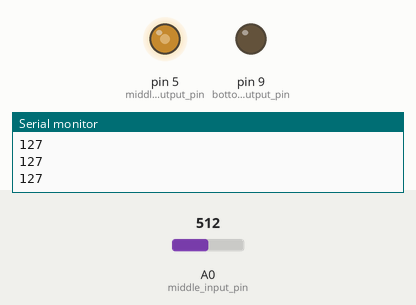
Recording of a sketch running on a simulated Arduino Uno, built with avr-gcc and run on an emulated ATmega328P. Parts: output pins drawn as LEDs (lit = HIGH), the last lines printed to the serial monitor. The inputs (shaded band) are chosen by the test bench; at power-on: A0 (middle_input_pin) = 512.

Above: at 1.2 s.
1.3 s: A0 (middle_input_pin) set to 716
At 2.5 s:
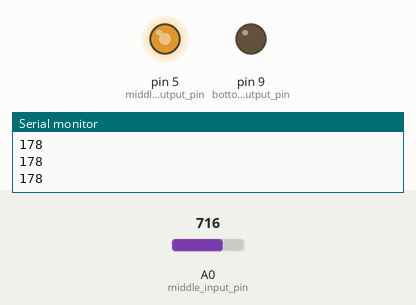
2.8 s: A0 (middle_input_pin) set to 900
At 3.9 s:
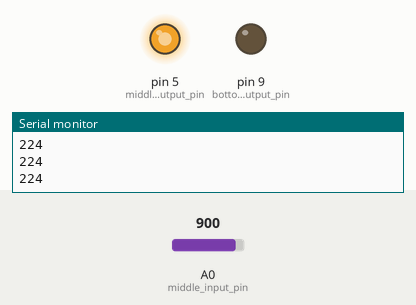
4.3 s: A0 (middle_input_pin) set to 230
At 4.9 s:
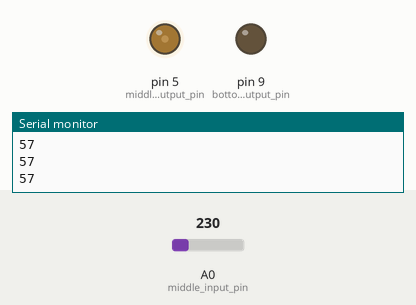
5.8 s: A0 (middle_input_pin) set to 0
At 6.1 s:
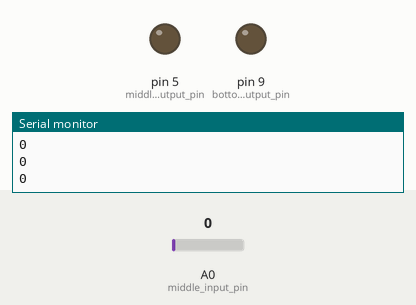
7.3 s: A0 (middle_input_pin) set to 511
At 8.4 s:
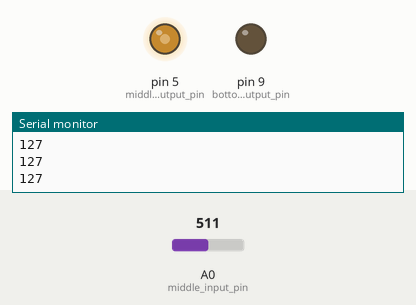
Timing chart, 0 to 9.8 s (numbered marks = the images above; inputs shaded):
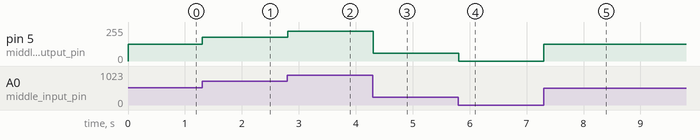

Measured:
- after the input at 1.3 s, pin 5 (middle_output_pin): 127/255 → 178/255 at once
- after the input at 2.8 s, pin 5 (middle_output_pin): 178/255 → 224/255 at once
- after the input at 4.3 s, pin 5 (middle_output_pin): 224/255 → 57/255 at once
- after the input at 5.8 s, pin 5 (middle_output_pin): 57/255 → 0/255 at once
- after the input at 7.3 s, pin 5 (middle_output_pin): 0/255 → 127/255 at once

The sketch:

SmartLight.ino
```cpp
// FYI: Для littleBits доступны 3 входных и 3 выходных пина
// Три правых - ввод
// Введение в вопрос находитя здесь: http://littlebits.cc/projects/ready-to-go-template-code-for-arduino
const int top_input_pin = 0; // только digital обмены!
const int middle_input_pin = A0;
const int bottom_input_pin = A1;

// Три левых - вывод
const int top_output_pin = 1; // только digital обмены!
const int middle_output_pin = 5; // используй для вывода PWM значений
const int bottom_output_pin = 9;

// и блок ГЛОБАЛЬНЫХ переменных, которые мы будем использовать для ввода и вывода

int darknessLevel = 0; // в эту переменную мы читаем текущий уровень темноты
int signalCloudbit = LOW; // в эту переменную мы пишем HIGH когда хотим послать сообщение в IFFT через CloudBit


void setup()
{
	// инициализируем 3 левых пина на ввод
	pinMode(top_input_pin, INPUT);
	pinMode(bottom_input_pin, INPUT);
	pinMode(middle_input_pin, INPUT);

	// инициализируем 3 правых пина на вывод
	pinMode(top_output_pin, OUTPUT);
	pinMode(middle_output_pin, OUTPUT);
	pinMode(bottom_output_pin, OUTPUT);

	// начинаем обмен данными
	Serial.begin(9600);

}

void loop()
{
	// поскольку все переменные уже объявлены и все пины инициализированы...
	// нам остается только читать писать :)

	// прочитаем аналоговый сигнал с серединного пина в переменную darknessLevel
	darknessLevel = analogRead(middle_input_pin);
	// сигнал, который содержится в darknessLevel, описан в долях от 1024, а нам надо в долях от 255!
	// поэтому мы его map, переприсвоив значение darknessLevel новому значению, сделанному методом map
	darknessLevel = map(darknessLevel, 0, 1024, 0, 255);

	// теперь выведем его в вывод порта...
	Serial.println(darknessLevel);
	// и в o21 NUMBER!
	analogWrite(middle_output_pin, darknessLevel);

	// прочитаем цифрововой сигнал с модуля cloudBit в переменную signalCloudbit
	signalCloudbit = digitalRead(top_input_pin); // если сигнал ВКЛ (HIGH) - надо включать свет :)

	// если темнота близка к полной (полная == 255) или cloudbit получил сигнал high...
	if (darknessLevel > 240 || signalCloudbit == HIGH)
	{
		// то мы отдаем команду в правый верхний порт ВКЛ
		digitalWrite(top_output_pin, HIGH);
		// и напишем уровень темноты в o21 NUMBER!
		analogWrite(middle_output_pin, darknessLevel);
	}
	else // то есть не темно и команды включиться тоже не было
	{
		// то мы отдаем команду в правый верхний порт ВЫКЛ
		digitalWrite(top_output_pin, LOW);
		// и напишем уровень темноты в o21 NUMBER!
		analogWrite(middle_output_pin, darknessLevel);
	}
	// Сейчас лампочка гаснет, как только мы отпускаем кнопку в CloudBit Control PanelOB
	// TODO: Подумай, как можно оставлять лампочку гореть?
}
```
